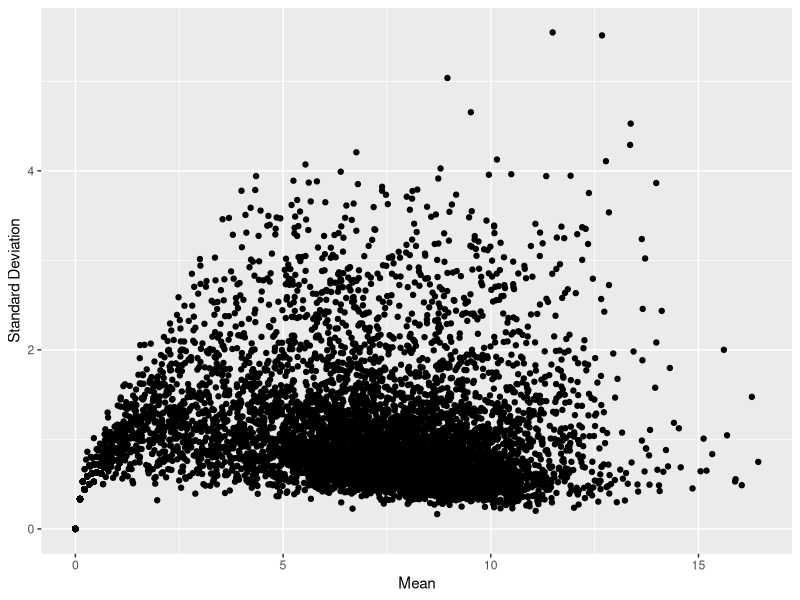
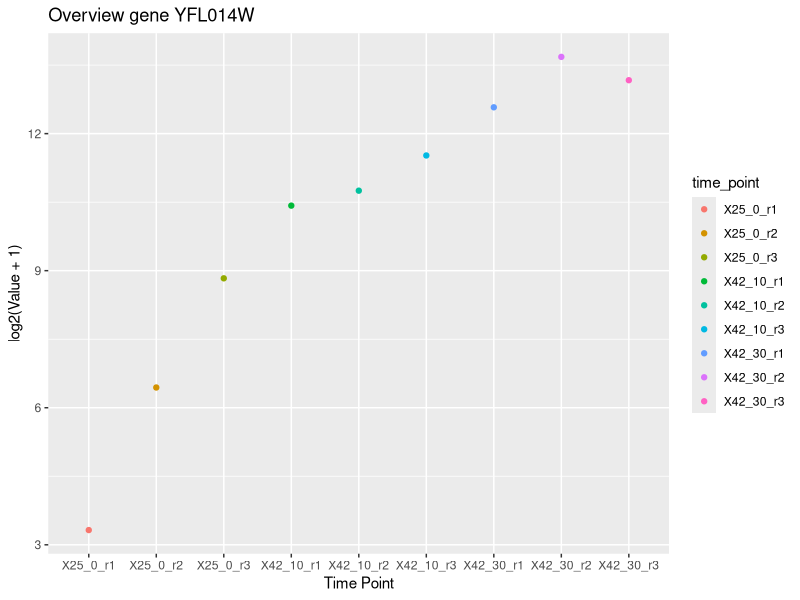
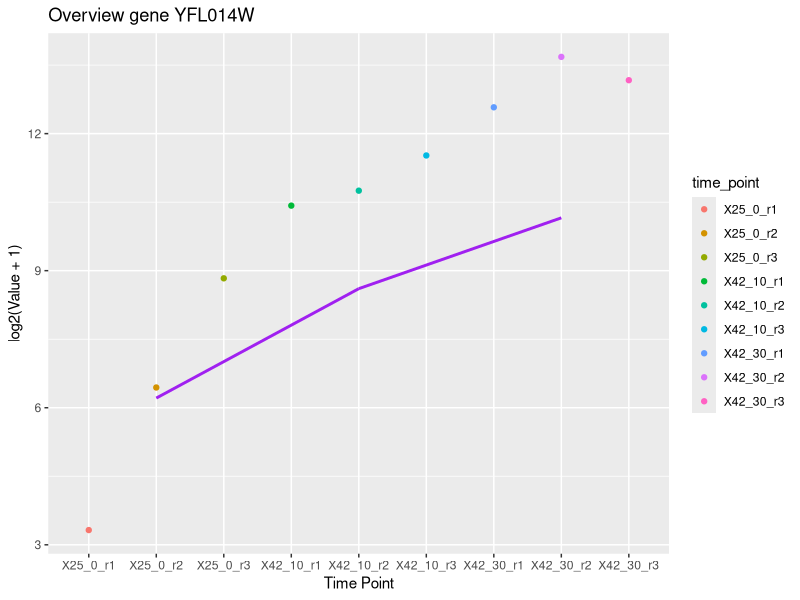
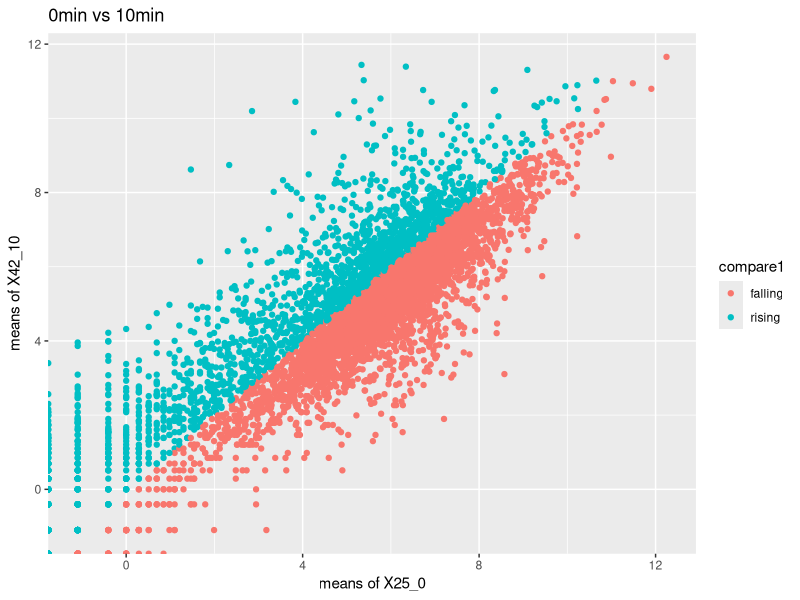
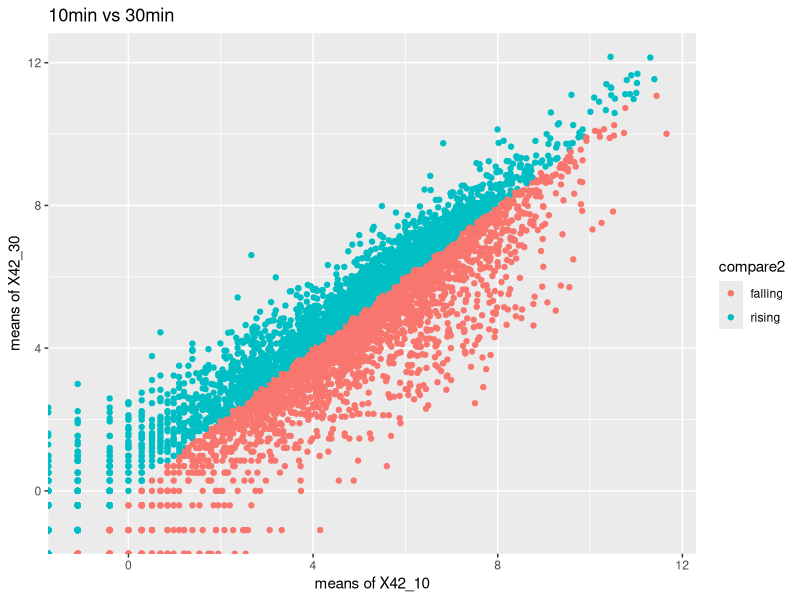
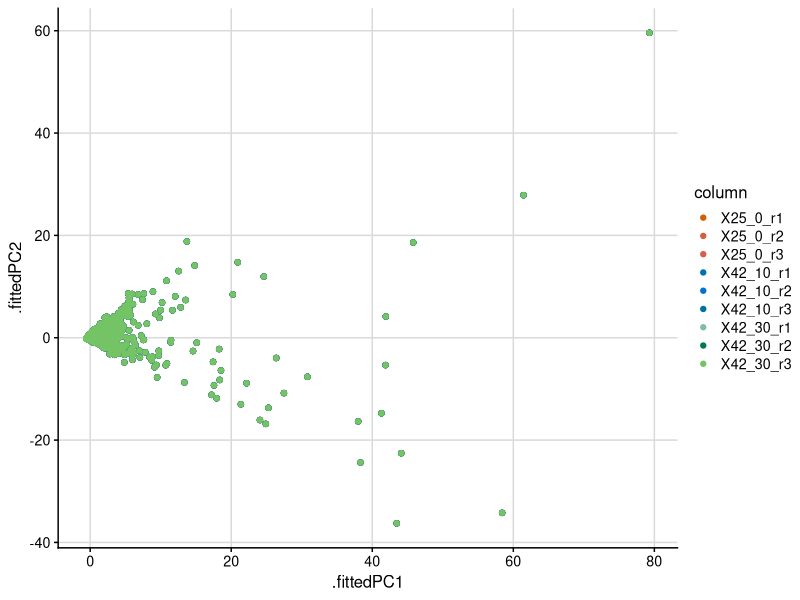
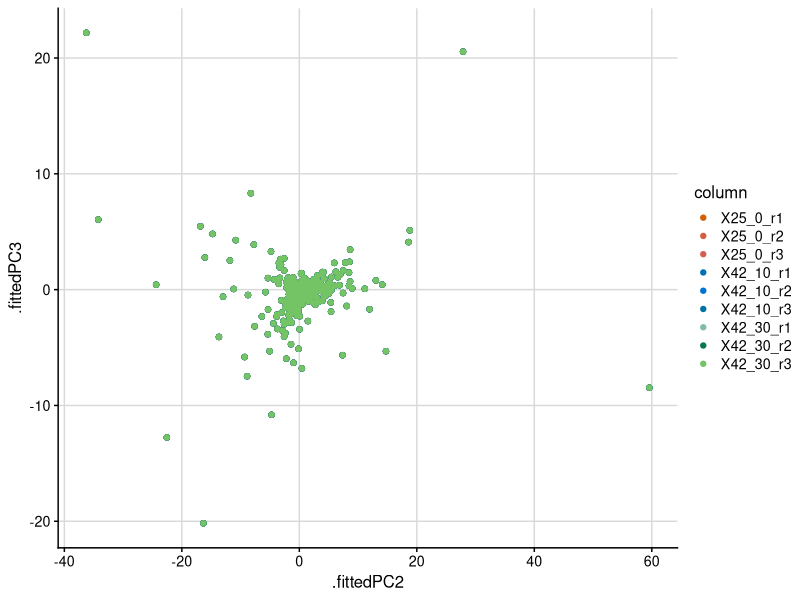
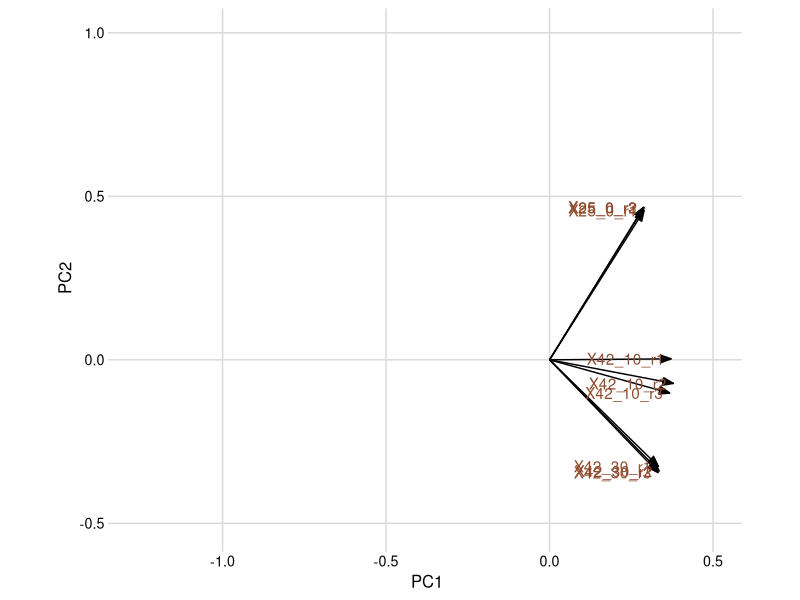

Recreate these plots in R, in order.
## ---- chunk 1
knitr::opts_chunk$set(echo = TRUE)
survey<- read.csv("basic_yeast_heatshock.csv", header=TRUE)
## ---- chunk 2
head(survey)
library(tidyverse)
library(ggplot2)
## ---- chunk 3
yeast_log <- survey %>% 
  select(-1) %>% 
  mutate_all(~ log2(. + 1))

yeast_summary <- yeast_log %>% 
  summarize(mean = rowMeans(.),
            sd = apply(., 1, sd, na.rm = TRUE))

ggplot(yeast_summary, aes(x = mean, y = sd)) +
  geom_point() +
  xlab("Mean") +
  ylab("Standard Deviation")

## ---- chunk 4
yeast_log <- survey %>% 
  select(-1) %>% 
  mutate_all(~ log2(. + 1))

gene_yfl014w <- yeast_log %>%
  filter(row_number() %in% grep("YFL014W", survey[, 1])) %>%
  gather(time_point, value)

ggplot(gene_yfl014w, aes(x = time_point, y = value, color= time_point)) +
  geom_point() +
  xlab("Time Point") +
  ylab("log2(Value + 1)") +
  ggtitle("Overview gene YFL014W")

## ---- chunk 5
yeast_log <- survey %>% 
  select(-1) %>% 
  mutate_all(~ log2(. + 1))

gene_yfl014w <- yeast_log %>%
  filter(row_number() %in% grep("YFL014W", survey[, 1])) %>%
  gather(time_point, value)

means <- c(rowMeans(survey[survey$gene_id == "YFL014W", ][2:4]), rowMeans(survey[survey$gene_id == "YFL014W", ][5:7]), rowMeans(survey[survey$gene_id == "YFL014W", ][8:10]))
means <- log(means) + 1


g <- ggplot(gene_yfl014w, aes(x = time_point, y = value, color= time_point)) +
  geom_point() +
  xlab("Time Point") +
  ylab("log2(Value + 1)") +
  ggtitle("Overview gene YFL014W")
g +
  annotate(geom = "segment", 
           x = "X25_0_r2", xend = "X42_10_r2",
                   y = means[1], yend = means[2],
               color = "purple", linewidth = 1) + 
  annotate(geom = "segment", 
           x = "X42_10_r2", xend = "X42_30_r2",
                   y = means[2], yend = means[3],
               color = "purple", linewidth = 1)
## ---- chunk 6

# Create a data frame with means per condition
df <- data.frame(survey$gene_id, rowMeans(survey[2:4]), rowMeans(survey[5:7]), rowMeans(survey[8:10]))
colnames(df)[1] <- "gene_id"
colnames(df)[2] <- "X25_0"
colnames(df)[3] <- "X42_10"
colnames(df)[4] <- "X42_30"
# add new column which shows whether falling or rising
df$compare1 <- "rising"
df$compare1[df$X25_0 > df$X42_10] <- "falling"
df$compare2 <- "rising"
df$compare2[df$X42_10 > df$X42_30] <- "falling"

# Create a scatter plot for the first set of variables
ggplot(df, aes(x = log(df[, 2]), y = log(df[, 3]), color = compare1)) +
  geom_point() +
  labs(title="0min vs 10min",
        x ="means of X25_0", y = "means of X42_10")

# Create a scatter plot for the second set of variables
ggplot(df, aes(x = log(df[, 3]), y = log(df[, 4]), color = compare2)) +
  geom_point() +
  labs(title="10min vs 30min",
        x ="means of X42_10", y = "means of X42_30")

## ---- chunk 7
library(tidyverse)
#prcomp() function for PCA
#not perfectly sutied for visualization -> use tidy.prcomp()
library(broom)
#install.packages("cowplot")
library(cowplot)
## ---- chunk 8
#we need numeric columns and we want unit variance:
pca_fit <- survey %>% 
  select(where(is.numeric)) %>% # retain only numeric columns
  prcomp(scale = TRUE) # do PCA on scaled data
## ---- chunk 9
pca_scores <- pca_fit$x
pca_loadings <- pca_fit$rotation

pca_scores <- cbind(pca_scores, survey$gene_id)
colnames(pca_scores)[10] <- "gene_id"

augmented_data <- augment(pca_fit, data=survey)
## ---- chunk 10
gathered_data <- survey %>%
  select(-1) %>%
  gather(column, value)

pca_fit %>%
  augment(gathered_data) %>% # add original dataset back in
  ggplot(aes(.fittedPC1, .fittedPC2, color=column)) + 
  geom_point(size = 1.5) +
  scale_color_manual(
    values = c(X25_0_r1 = "#D55E00", X25_0_r2 = "#D55E40", X25_0_r3 = "#D55E50", X42_10_r1 = "#0072B2", X42_10_r2 = "#0072D3", X42_10_r3 = "#0072A1", X42_30_r1 = "#82BBAB", X42_30_r2 = "#067857", X42_30_r3 = "#74C365")
  ) +
  theme_half_open(12) + background_grid()

gathered_data <- survey %>%
  select(-1) %>%
  gather(column, value)

pca_fit %>%
  augment(gathered_data) %>% # add original dataset back in
  ggplot(aes(.fittedPC2, .fittedPC3, color=column)) + 
  geom_point(size = 1.5) +
  scale_color_manual(
    values = c(X25_0_r1 = "#D55E00", X25_0_r2 = "#D55E40", X25_0_r3 = "#D55E50", X42_10_r1 = "#0072B2", X42_10_r2 = "#0072D3", X42_10_r3 = "#0072A1", X42_30_r1 = "#82BBAB", X42_30_r2 = "#067857", X42_30_r3 = "#74C365")
  ) +
  theme_half_open(12) + background_grid()
## ---- chunk 11

arrow_style <- arrow(
  angle = 20, ends = "first", type = "closed", length = grid::unit(8, "pt")
)

# plot rotation matrix
pca_fit %>%
  tidy(matrix = "rotation") %>%
  pivot_wider(names_from = "PC", names_prefix = "PC", values_from = "value") %>%
  ggplot(aes(PC1, PC2)) +
  geom_segment(xend = 0, yend = 0, arrow = arrow_style) +
  geom_text(
    aes(label = column),
    hjust = 1, nudge_x = -0.02, 
    color = "#904C2F"
  ) +
  xlim(-1.25, .5) + ylim(-.5, 1) +
  coord_fixed() + # fix aspect ratio to 1:1
  theme_minimal_grid(12)

pca_fit %>%
  tidy(matrix = "x") %>%
  pivot_wider(names_from = "PC", names_prefix = "PC", values_from = "value") %>%
  ggplot(aes(PC1, PC2)) +
  geom_segment(xend = 0, yend = 0, arrow = arrow_style) +
  #geom_text(
  # aes(label = row),
  #  hjust = 1, nudge_x = -0.02, 
  #  color = "#904C2F"
  #) +
  xlim(-1.25, .5) + ylim(-.5, 1) +
  coord_fixed() + # fix aspect ratio to 1:1
  theme_minimal_grid(12)
## ---- chunk 12
pca_loadings
head(pca_scores)

# Extract the loadings from the PCA
loadings <- pca_fit$rotation

# Create a data frame for the loadings
loadings_df <- data.frame(Gene = rownames(loadings), 
                          PC1 = loadings[, 1],
                          PC2 = loadings[, 2],
                          PC3 = loadings[, 3],
                          PC4 = loadings[, 4],
                          PC5 = loadings[, 5],
                          PC6 = loadings[, 6],
                          PC7 = loadings[, 7],
                          PC8 = loadings[, 8],
                          PC9 = loadings[, 9])

# Plot the loadings
ggplot(loadings_df, aes(PC1, PC2)) +
  geom_point(size = 3) +
  geom_text(aes(label = Gene), hjust = 0, vjust = 0) +
  labs(x = "PC1", y = "PC2") +
  theme_bw()

# A different way to plot the loadings
make_plot = function(i) {
  temp_df <- data.frame(  PCs = colnames(pca_loadings), 
                          values = pca_loadings[i,])
  barplot(temp_df$values, names.arg = temp_df$PCs, main = rownames(loadings)[i])
}
par(mfrow = c(3, 3))
#somehow it doesn't work with for loop
make_plot(1)
make_plot(2)
make_plot(3)
make_plot(4)
make_plot(5)
make_plot(6)
make_plot(7)
make_plot(8)
make_plot(9)
## ---- chunk 13
#the variance explained by each PC
pca_fit %>%
  tidy(matrix = "eigenvalues")
pca_fit %>%
  tidy(matrix = "eigenvalues") %>%
  ggplot(aes(PC, percent)) +
  geom_col(fill = "#56B4E9", alpha = 0.8) +
  scale_x_continuous(breaks = 1:9) +
  scale_y_continuous(
    labels = scales::percent_format(),
    expand = expansion(mult = c(0, 0.01))
  ) +
  theme_minimal_hgrid(12)
## ---- chunk 14
cbind(pca_loadings, total = rowSums(pca_loadings))
max(rowSums(pca_loadings))
## ---- chunk 15
X25_0_r2_df <- data.frame(  PCs = colnames(pca_loadings), 
                          values = pca_loadings[2,], 
                          group = c("A", "A", "A", "B", "B", "B", "C", "C", "C"))

means <- c(mean(X25_0_r2_df$values[1:3]), mean(X25_0_r2_df$values[4:6]), mean(X25_0_r2_df$values[7:9]))

g <- ggplot(X25_0_r2_df, aes(x = PCs, y = values, color= group)) +
  geom_point() +
  xlab("PCs") +
  ylab("loadings") +
  ggtitle("most influential gene's loadings")

g +
  annotate(geom = "segment", 
           x = "PC2", xend = "PC5",
                   y = means[1], yend = means[2],
               color = "purple", linewidth = 1) + 
  annotate(geom = "segment", 
           x = "PC5", xend = "PC8",
                   y = means[2], yend = means[3],
               color = "purple", linewidth = 1)
  
## ---- chunk 16
pca_loadings <- data.frame(pca_loadings)
replicates <- c("A", "A", "A", "B", "B", "B", "C", "C", "C")
ggplot(pca_loadings, aes(x = pca_loadings[, 1], y = pca_loadings[, 2], color = replicates)) +
  geom_point() +
  labs(title="PC1 vs PC2", x ="PC1", y = "PC2")
